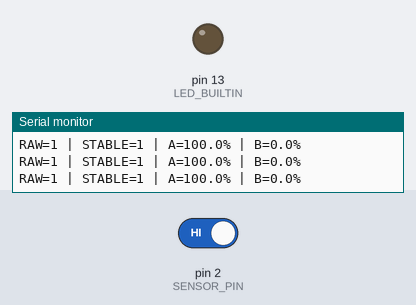
A sketch run on a simulated Arduino Uno, built with avr-gcc and run on an emulated ATmega328P. On the bench: output pins drawn as LEDs (lit = HIGH), the last lines printed to the serial monitor. The test bench sets the inputs (shaded band); at power-on: pin 2 (SENSOR_PIN) HIGH.

Above: at 1.2 s.
1.3 s: pin 2 (SENSOR_PIN) driven LOW
At 2.2 s:
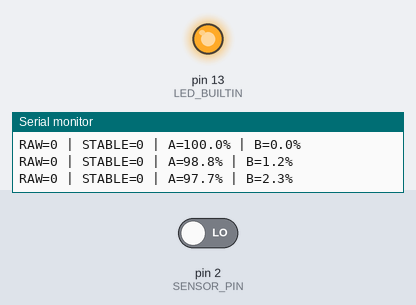
2.9 s: pin 2 (SENSOR_PIN) driven HIGH
At 4.5 s:
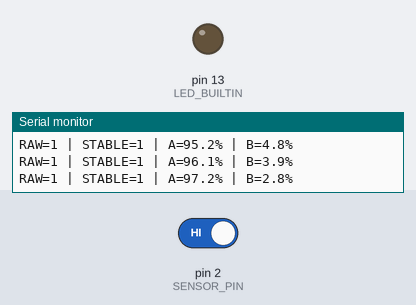
Timing chart, 0 to 6.0 s (numbered marks = the images above; inputs shaded):
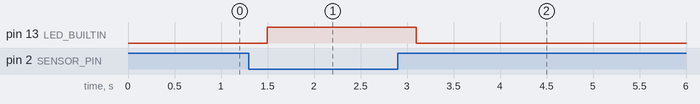

Measured:
- after the input at 1.3 s, pin 13 (LED_BUILTIN): LOW → HIGH after 0.20 s
- after the input at 2.9 s, pin 13 (LED_BUILTIN): HIGH → LOW after 0.20 s

The sketch:

Light_Hourglass_Test.ino
```cpp
// Arduino MKR WiFi 1010: 18-second reversible virtual hourglass
// Sensor: VCC -> 3.3V, GND -> GND, DO -> D2
const uint8_t SENSOR_PIN = 2;
const unsigned long DEBOUNCE_MS = 200;
const unsigned long PRINT_MS = 250;
const float FULL_TRANSFER_MS = 18000.0f;

int candidateState;
int stableState = -1;
unsigned long candidateSince = 0;
unsigned long previousUpdate = 0;
unsigned long lastPrint = 0;
float amountAtB = 0.0f; // 0 = all at A; 1 = all at B

void setup() {
  Serial.begin(115200);
  pinMode(SENSOR_PIN, INPUT_PULLUP);
  pinMode(LED_BUILTIN, OUTPUT);
  candidateState = digitalRead(SENSOR_PIN);
  candidateSince = millis();
  previousUpdate = millis();
  // Initial sand distribution: all at A. Keep orientation fixed when starting.
}

void loop() {
  const unsigned long now = millis();
  const int raw = digitalRead(SENSOR_PIN);
  if (raw != candidateState) {
    candidateState = raw;
    candidateSince = now;
  }
  if (now - candidateSince >= DEBOUNCE_MS) {
    stableState = candidateState;
  }

  const unsigned long elapsed = now - previousUpdate;
  previousUpdate = now;
  // Assumption for initial test: 0 means B is lower, 1 means A is lower.
  // Swap the branches if physical orientation is opposite.
  if (stableState == 0) {
    amountAtB += elapsed / FULL_TRANSFER_MS;
  } else if (stableState == 1) {
    amountAtB -= elapsed / FULL_TRANSFER_MS;
  }
  amountAtB = constrain(amountAtB, 0.0f, 1.0f);
  digitalWrite(LED_BUILTIN, stableState == 0 ? HIGH : LOW);

  if (now - lastPrint >= PRINT_MS) {
    lastPrint = now;
    Serial.print("RAW="); Serial.print(raw);
    Serial.print(" | STABLE="); Serial.print(stableState);
    Serial.print(" | A="); Serial.print((1.0f - amountAtB) * 100.0f, 1);
    Serial.print("% | B="); Serial.print(amountAtB * 100.0f, 1);
    Serial.println("%");
  }
}
```
